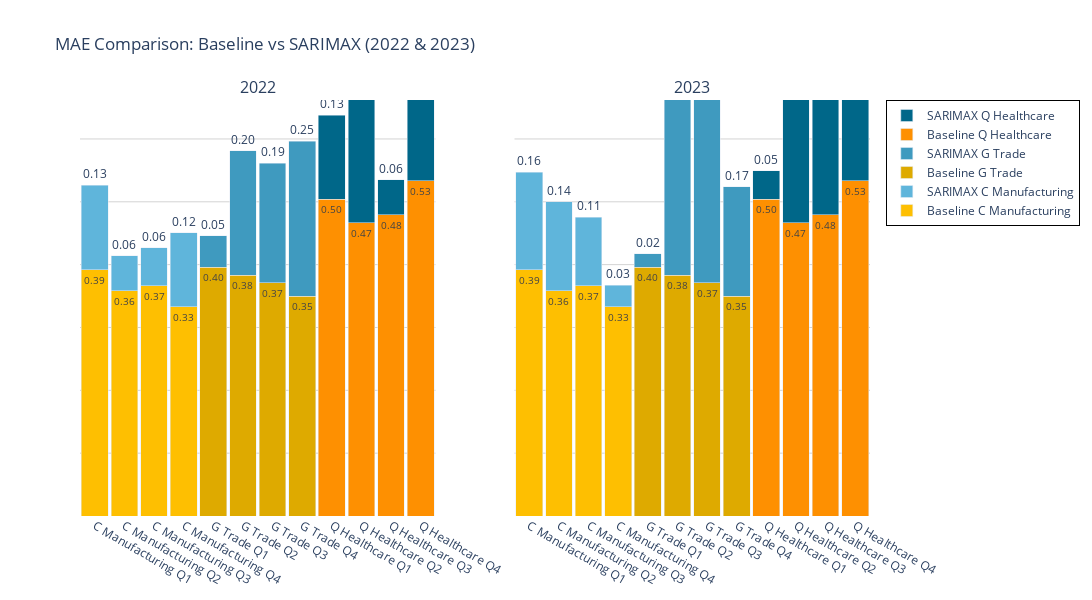

Notebook code cell kept with this figure:
### Code cell
import pandas as pd
import plotly.subplots as sp
import plotly.graph_objects as go

# Load the dataset
file_path = r"C:\\Users\\c.hakker\\OneDrive - VISTA college\\Senior Stuff\\Opleiding Data science\\Data\\baseline-mean-errors-80072ned.xlsx"
data = pd.read_excel(file_path)

# Clean the dataset by identifying models
data['Model'] = data['sbi_title'].apply(lambda x: 'Baseline' if 'Baseline' in x else 'SARIMAX')
data['Cleaned_Branch'] = data['sbi_title'].str.replace("Baseline ", "").str.replace("SARIMAX ", "")

# Filter data for 2022 and 2023
filtered_data = data[data['Year'].isin([2022, 2023])]

# Define custom colors for each branch
sarimax_colors = {'C Manufacturing': '#5fb5db', 'G Trade': '#3f9abf', 'Q Healthcare': '#006789'}
baseline_colors = {'C Manufacturing': '#febf01', 'G Trade': '#deaa00', 'Q Healthcare': '#fe9001'}

# Initialize subplots with two vertical charts (2022 and 2023)
fig = sp.make_subplots(rows=1, cols=2, subplot_titles=("2022", "2023"))

# Track added models to avoid duplicate legend entries
added_legends = set()

# Loop through each year and correctly assign bars to the respective subplot column
for col, year in enumerate([2022, 2023], start=1):
    year_data = filtered_data[filtered_data['Year'] == year]
    year_data = year_data.groupby(['Cleaned_Branch', 'quarter', 'Model']).agg({'MAE': 'mean'}).reset_index()

    # Loop through each branch and quarter
    for branch in year_data['Cleaned_Branch'].unique():
        branch_data = year_data[year_data['Cleaned_Branch'] == branch]
        for quarter in range(1, 5):
            quarter_data = branch_data[branch_data['quarter'] == quarter]
            baseline_mae = quarter_data[quarter_data['Model'] == 'Baseline']['MAE'].mean()
            sarimax_mae = quarter_data[quarter_data['Model'] == 'SARIMAX']['MAE'].mean()

            # X-axis label
            x_label = f"{branch} Q{quarter}"

            # Add Baseline bar
            fig.add_trace(go.Bar(
                x=[x_label],
                y=[baseline_mae],
                name=f"Baseline {branch}" if f"Baseline {branch}" not in added_legends else None,
                marker_color=baseline_colors.get(branch, '#bbbbbb'),
                text=f"{baseline_mae:.2f}",
                textposition="outside",
                textangle=0,  # Horizontal text
                showlegend=f"Baseline {branch}" not in added_legends
            ), row=1, col=col)

            # Add SARIMAX bar
            fig.add_trace(go.Bar(
                x=[x_label],
                y=[sarimax_mae],
                name=f"SARIMAX {branch}" if f"SARIMAX {branch}" not in added_legends else None,
                marker_color=sarimax_colors.get(branch, '#bbbbbb'),
                text=f"{sarimax_mae:.2f}",
                textposition="outside",
                textangle=0,  # Horizontal text
                showlegend=f"SARIMAX {branch}" not in added_legends
            ), row=1, col=col)

            # Add to legends tracking set
            added_legends.add(f"Baseline {branch}")
            added_legends.add(f"SARIMAX {branch}")

# Update Y-axis settings to ensure consistent gridlines and no labels
fig.update_yaxes(
    showgrid=True,
    gridcolor="lightgrey",
    zeroline=False,
    title=None,
    showticklabels=False,
    range=[0, max(filtered_data['MAE']) + 0.1],
    row=1,
    col=1
)
fig.update_yaxes(
    showgrid=True,
    gridcolor="lightgrey",
    zeroline=False,
    title=None,
    showticklabels=False,
    range=[0, max(filtered_data['MAE']) + 0.1],
    row=1,
    col=2
)

# Update layout
fig.update_layout(
    title="MAE Comparison: Baseline vs SARIMAX (2022 & 2023)",
    barmode="stack",
    bargap=0.1,
    width=1200,
    height=600,
    showlegend=True,
    plot_bgcolor="white",
    paper_bgcolor="white",
    legend=dict(bordercolor="black", borderwidth=1)
)

# Show the plot
fig.show()

### Figure 1 — Plotly figure (JSON) as saved in the notebook; plotly's stock layout.template omitted (floating-point values rounded to 4 significant figures)
{"data": [{"marker": {"color": "#febf01"}, "name": "Baseline C Manufacturing", "showlegend": true, "text": "0.39", "textangle": 0, "textposition": "outside", "type": "bar", "x": ["C Manufacturing Q1"], "xaxis": "x", "y": [0.3916], "yaxis": "y"}, {"marker": {"color": "#5fb5db"}, "name": "SARIMAX C Manufacturing", "showlegend": true, "text": "0.13", "textangle": 0, "textposition": "outside", "type": "bar", "x": ["C Manufacturing Q1"], "xaxis": "x", "y": [0.1346], "yaxis": "y"}, {"marker": {"color": "#febf01"}, "showlegend": false, "text": "0.36", "textangle": 0, "textposition": "outside", "type": "bar", "x": ["C Manufacturing Q2"], "xaxis": "x", "y": [0.3583], "yaxis": "y"}, {"marker": {"color": "#5fb5db"}, "showlegend": false, "text": "0.06", "textangle": 0, "textposition": "outside", "type": "bar", "x": ["C Manufacturing Q2"], "xaxis": "x", "y": [0.0556], "yaxis": "y"}, {"marker": {"color": "#febf01"}, "showlegend": false, "text": "0.37", "textangle": 0, "textposition": "outside", "type": "bar", "x": ["C Manufacturing Q3"], "xaxis": "x", "y": [0.3666], "yaxis": "y"}, {"marker": {"color": "#5fb5db"}, "showlegend": false, "text": "0.06", "textangle": 0, "textposition": "outside", "type": "bar", "x": ["C Manufacturing Q3"], "xaxis": "x", "y": [0.0604], "yaxis": "y"}, {"marker": {"color": "#febf01"}, "showlegend": false, "text": "0.33", "textangle": 0, "textposition": "outside", "type": "bar", "x": ["C Manufacturing Q4"], "xaxis": "x", "y": [0.3333], "yaxis": "y"}, {"marker": {"color": "#5fb5db"}, "showlegend": false, "text": "0.12", "textangle": 0, "textposition": "outside", "type": "bar", "x": ["C Manufacturing Q4"], "xaxis": "x", "y": [0.1171], "yaxis": "y"}, {"marker": {"color": "#deaa00"}, "name": "Baseline G Trade", "showlegend": true, "text": "0.40", "textangle": 0, "textposition": "outside", "type": "bar", "x": ["G Trade Q1"], "xaxis": "x", "y": [0.3958], "yaxis": "y"}, {"marker": {"color": "#3f9abf"}, "name": "SARIMAX G Trade", "showlegend": true, "text": "0.05", "textangle": 0, "textposition": "outside", "type": "bar", "x": ["G Trade Q1"], "xaxis": "x", "y": [0.0502], "yaxis": "y"}, {"marker": {"color": "#deaa00"}, "showlegend": false, "text": "0.38", "textangle": 0, "textposition": "outside", "type": "bar", "x": ["G Trade Q2"], "xaxis": "x", "y": [0.3833], "yaxis": "y"}, {"marker": {"color": "#3f9abf"}, "showlegend": false, "text": "0.20", "textangle": 0, "textposition": "outside", "type": "bar", "x": ["G Trade Q2"], "xaxis": "x", "y": [0.1983], "yaxis": "y"}, {"marker": {"color": "#deaa00"}, "showlegend": false, "text": "0.37", "textangle": 0, "textposition": "outside", "type": "bar", "x": ["G Trade Q3"], "xaxis": "x", "y": [0.3708], "yaxis": "y"}, {"marker": {"color": "#3f9abf"}, "showlegend": false, "text": "0.19", "textangle": 0, "textposition": "outside", "type": "bar", "x": ["G Trade Q3"], "xaxis": "x", "y": [0.1905], "yaxis": "y"}, {"marker": {"color": "#deaa00"}, "showlegend": false, "text": "0.35", "textangle": 0, "textposition": "outside", "type": "bar", "x": ["G Trade Q4"], "xaxis": "x", "y": [0.35], "yaxis": "y"}, {"marker": {"color": "#3f9abf"}, "showlegend": false, "text": "0.25", "textangle": 0, "textposition": "outside", "type": "bar", "x": ["G Trade Q4"], "xaxis": "x", "y": [0.246], "yaxis": "y"}, {"marker": {"color": "#fe9001"}, "name": "Baseline Q Healthcare", "showlegend": true, "text": "0.50", "textangle": 0, "textposition": "outside", "type": "bar", "x": ["Q Healthcare Q1"], "xaxis": "x", "y": [0.5041], "yaxis": "y"}, {"marker": {"color": "#006789"}, "name": "SARIMAX Q Healthcare", "showlegend": true, "text": "0.13", "textangle": 0, "textposition": "outside", "type": "bar", "x": ["Q Healthcare Q1"], "xaxis": "x", "y": [0.1339], "yaxis": "y"}, {"marker": {"color": "#fe9001"}, "showlegend": false, "text": "0.47", "textangle": 0, "textposition": "outside", "type": "bar", "x": ["Q Healthcare Q2"], "xaxis": "x", "y": [0.4666], "yaxis": "y"}, {"marker": {"color": "#006789"}, "showlegend": false, "text": "0.35", "textangle": 0, "textposition": "outside", "type": "bar", "x": ["Q Healthcare Q2"], "xaxis": "x", "y": [0.3499], "yaxis": "y"}, {"marker": {"color": "#fe9001"}, "showlegend": false, "text": "0.48", "textangle": 0, "textposition": "outside", "type": "bar", "x": ["Q Healthcare Q3"], "xaxis": "x", "y": [0.4791], "yaxis": "y"}, {"marker": {"color": "#006789"}, "showlegend": false, "text": "0.06", "textangle": 0, "textposition": "outside", "type": "bar", "x": ["Q Healthcare Q3"], "xaxis": "x", "y": [0.056], "yaxis": "y"}, {"marker": {"color": "#fe9001"}, "showlegend": false, "text": "0.53", "textangle": 0, "textposition": "outside", "type": "bar", "x": ["Q Healthcare Q4"], "xaxis": "x", "y": [0.5333], "yaxis": "y"}, {"marker": {"color": "#006789"}, "showlegend": false, "text": "0.14", "textangle": 0, "textposition": "outside", "type": "bar", "x": ["Q Healthcare Q4"], "xaxis": "x", "y": [0.1437], "yaxis": "y"}, {"marker": {"color": "#febf01"}, "showlegend": false, "text": "0.39", "textangle": 0, "textposition": "outside", "type": "bar", "x": ["C Manufacturing Q1"], "xaxis": "x2", "y": [0.3916], "yaxis": "y2"}, {"marker": {"color": "#5fb5db"}, "showlegend": false, "text": "0.16", "textangle": 0, "textposition": "outside", "type": "bar", "x": ["C Manufacturing Q1"], "xaxis": "x2", "y": [0.1555], "yaxis": "y2"}, {"marker": {"color": "#febf01"}, "showlegend": false, "text": "0.36", "textangle": 0, "textposition": "outside", "type": "bar", "x": ["C Manufacturing Q2"], "xaxis": "x2", "y": [0.3583], "yaxis": "y2"}, {"marker": {"color": "#5fb5db"}, "showlegend": false, "text": "0.14", "textangle": 0, "textposition": "outside", "type": "bar", "x": ["C Manufacturing Q2"], "xaxis": "x2", "y": [0.1417], "yaxis": "y2"}, {"marker": {"color": "#febf01"}, "showlegend": false, "text": "0.37", "textangle": 0, "textposition": "outside", "type": "bar", "x": ["C Manufacturing Q3"], "xaxis": "x2", "y": [0.3666], "yaxis": "y2"}, {"marker": {"color": "#5fb5db"}, "showlegend": false, "text": "0.11", "textangle": 0, "textposition": "outside", "type": "bar", "x": ["C Manufacturing Q3"], "xaxis": "x2", "y": [0.1085], "yaxis": "y2"}, {"marker": {"color": "#febf01"}, "showlegend": false, "text": "0.33", "textangle": 0, "textposition": "outside", "type": "bar", "x": ["C Manufacturing Q4"], "xaxis": "x2", "y": [0.3333], "yaxis": "y2"}, {"marker": {"color": "#5fb5db"}, "showlegend": false, "text": "0.03", "textangle": 0, "textposition": "outside", "type": "bar", "x": ["C Manufacturing Q4"], "xaxis": "x2", "y": [0.0337], "yaxis": "y2"}, {"marker": {"color": "#deaa00"}, "showlegend": false, "text": "0.40", "textangle": 0, "textposition": "outside", "type": "bar", "x": ["G Trade Q1"], "xaxis": "x2", "y": [0.3958], "yaxis": "y2"}, {"marker": {"color": "#3f9abf"}, "showlegend": false, "text": "0.02", "textangle": 0, "textposition": "outside", "type": "bar", "x": ["G Trade Q1"], "xaxis": "x2", "y": [0.0219], "yaxis": "y2"}, {"marker": {"color": "#deaa00"}, "showlegend": false, "text": "0.38", "textangle": 0, "textposition": "outside", "type": "bar", "x": ["G Trade Q2"], "xaxis": "x2", "y": [0.3833], "yaxis": "y2"}, {"marker": {"color": "#3f9abf"}, "showlegend": false, "text": "0.30", "textangle": 0, "textposition": "outside", "type": "bar", "x": ["G Trade Q2"], "xaxis": "x2", "y": [0.2968], "yaxis": "y2"}, {"marker": {"color": "#deaa00"}, "showlegend": false, "text": "0.37", "textangle": 0, "textposition": "outside", "type": "bar", "x": ["G Trade Q3"], "xaxis": "x2", "y": [0.3708], "yaxis": "y2"}, {"marker": {"color": "#3f9abf"}, "showlegend": false, "text": "0.35", "textangle": 0, "textposition": "outside", "type": "bar", "x": ["G Trade Q3"], "xaxis": "x2", "y": [0.348], "yaxis": "y2"}, {"marker": {"color": "#deaa00"}, "showlegend": false, "text": "0.35", "textangle": 0, "textposition": "outside", "type": "bar", "x": ["G Trade Q4"], "xaxis": "x2", "y": [0.35], "yaxis": "y2"}, {"marker": {"color": "#3f9abf"}, "showlegend": false, "text": "0.17", "textangle": 0, "textposition": "outside", "type": "bar", "x": ["G Trade Q4"], "xaxis": "x2", "y": [0.1743], "yaxis": "y2"}, {"marker": {"color": "#fe9001"}, "showlegend": false, "text": "0.50", "textangle": 0, "textposition": "outside", "type": "bar", "x": ["Q Healthcare Q1"], "xaxis": "x2", "y": [0.5041], "yaxis": "y2"}, {"marker": {"color": "#006789"}, "showlegend": false, "text": "0.05", "textangle": 0, "textposition": "outside", "type": "bar", "x": ["Q Healthcare Q1"], "xaxis": "x2", "y": [0.0452], "yaxis": "y2"}, {"marker": {"color": "#fe9001"}, "showlegend": false, "text": "0.47", "textangle": 0, "textposition": "outside", "type": "bar", "x": ["Q Healthcare Q2"], "xaxis": "x2", "y": [0.4666], "yaxis": "y2"}, {"marker": {"color": "#006789"}, "showlegend": false, "text": "0.56", "textangle": 0, "textposition": "outside", "type": "bar", "x": ["Q Healthcare Q2"], "xaxis": "x2", "y": [0.562], "yaxis": "y2"}, {"marker": {"color": "#fe9001"}, "showlegend": false, "text": "0.48", "textangle": 0, "textposition": "outside", "type": "bar", "x": ["Q Healthcare Q3"], "xaxis": "x2", "y": [0.4791], "yaxis": "y2"}, {"marker": {"color": "#006789"}, "showlegend": false, "text": "0.46", "textangle": 0, "textposition": "outside", "type": "bar", "x": ["Q Healthcare Q3"], "xaxis": "x2", "y": [0.4584], "yaxis": "y2"}, {"marker": {"color": "#fe9001"}, "showlegend": false, "text": "0.53", "textangle": 0, "textposition": "outside", "type": "bar", "x": ["Q Healthcare Q4"], "xaxis": "x2", "y": [0.5333], "yaxis": "y2"}, {"marker": {"color": "#006789"}, "showlegend": false, "text": "0.21", "textangle": 0, "textposition": "outside", "type": "bar", "x": ["Q Healthcare Q4"], "xaxis": "x2", "y": [0.2073], "yaxis": "y2"}], "layout": {"annotations": [{"font": {"size": 16}, "showarrow": false, "text": "2022", "x": 0.225, "xanchor": "center", "xref": "paper", "y": 1, "yanchor": "bottom", "yref": "paper"}, {"font": {"size": 16}, "showarrow": false, "text": "2023", "x": 0.775, "xanchor": "center", "xref": "paper", "y": 1, "yanchor": "bottom", "yref": "paper"}], "bargap": 0.1, "barmode": "stack", "height": 600, "legend": {"bordercolor": "black", "borderwidth": 1}, "paper_bgcolor": "white", "plot_bgcolor": "white", "showlegend": true, "title": {"text": "MAE Comparison: Baseline vs SARIMAX (2022 & 2023)"}, "width": 1200, "xaxis": {"anchor": "y", "domain": [0, 0.45]}, "xaxis2": {"anchor": "y2", "domain": [0.55, 1]}, "yaxis": {"anchor": "x", "domain": [0, 1], "gridcolor": "lightgrey", "range": [0, 0.662], "showgrid": true, "showticklabels": false, "title": {}, "zeroline": false}, "yaxis2": {"anchor": "x2", "domain": [0, 1], "gridcolor": "lightgrey", "range": [0, 0.662], "showgrid": true, "showticklabels": false, "title": {}, "zeroline": false}}}
